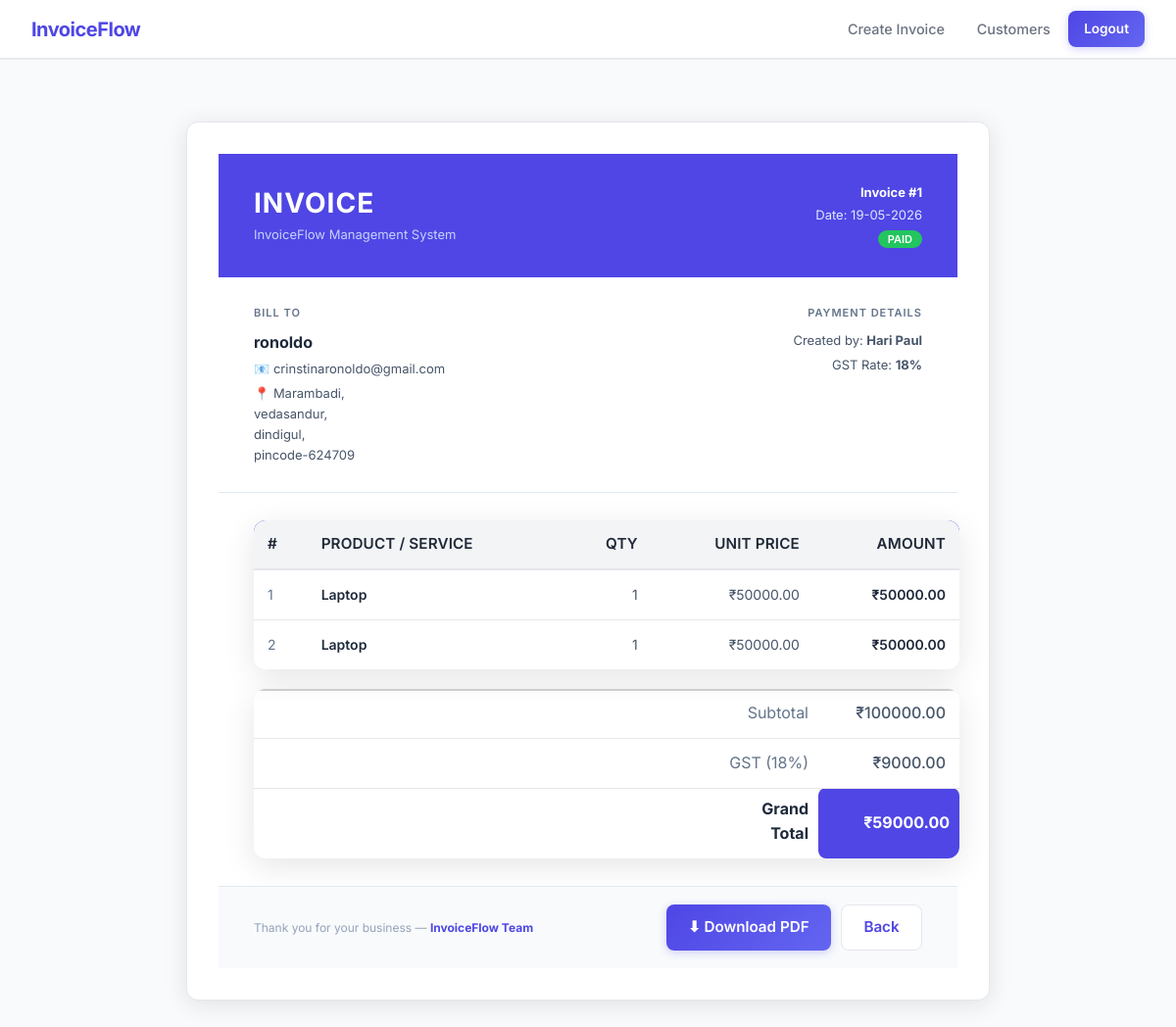
Page /invoice/1 (signed in) on the committed database.
### tables this page shows
CREATE TABLE invoices (
            id INTEGER PRIMARY KEY AUTOINCREMENT,
            customer_id INTEGER,
            product_id INTEGER,
            customer TEXT NOT NULL,
            product TEXT NOT NULL,
            quantity INTEGER NOT NULL,
            price REAL NOT NULL,
            total REAL NOT NULL,
            date TEXT NOT NULL,
            created_by TEXT, customer_email TEXT DEFAULT "", customer_address TEXT DEFAULT "", gst_rate REAL DEFAULT 0.18, gst_amount REAL DEFAULT 0, last_updated TEXT DEFAULT '',
            FOREIGN KEY (customer_id) REFERENCES users (id),
            FOREIGN KEY (product_id) REFERENCES products (id)
        );

CREATE TABLE invoice_items (
            id         INTEGER PRIMARY KEY AUTOINCREMENT,
            invoice_id INTEGER NOT NULL,
            product_id INTEGER,
            product    TEXT NOT NULL,
            quantity   INTEGER NOT NULL,
            price      REAL NOT NULL,
            gst_rate   REAL NOT NULL DEFAULT 0.18,
            line_total REAL NOT NULL,
            FOREIGN KEY(invoice_id) REFERENCES invoices(id) ON DELETE CASCADE
        );

### app.py (the view, shortened to what this page needs)
@app.route('/invoice/<int:invoice_id>')
def view_invoice(invoice_id):
    if not session.get('username'):
        return redirect(url_for('home'))
    conn = get_db_connection()
    invoice = conn.execute('SELECT * FROM invoices WHERE id = ?', (invoice_id,)).fetchone()
    items = conn.execute(
        'SELECT * FROM invoice_items WHERE invoice_id = ? ORDER BY id', (invoice_id,)
    ).fetchall()
    conn.close()
    return render_template('invoice.html', invoice=dict(invoice), items=[dict(r) for r in items])

### app.py (called while the page is built)
def get_db_connection():
    connection = sqlite3.connect(DATABASE)
    connection.row_factory = sqlite3.Row
    return connection

### templates/invoice.html (shortened to what this page needs)
{% extends "base.html" %}
{% block content %}
{% set subtotal = items | sum(attribute='line_total') if items else (invoice['quantity'] * invoice['price']) %}
{% set gst_rate = invoice['gst_rate'] if invoice['gst_rate'] else 0.18 %}
{% set gst_amount = invoice['gst_amount'] if invoice['gst_amount'] else subtotal * gst_rate %}
{% set grand_total = invoice['total'] %}
<div class="invoice-container" style="max-width:820px;margin:2rem auto;background:#fff;border-radius:12px;box-shadow:0 4px 24px rgba(0,0,0,.10);overflow:hidden;">
    <div style="background:#4f46e5;padding:28px 36px;display:flex;justify-content:space-between;align-items:center;">
        <div>
            <h1 style="margin:0;color:#fff;font-size:28px;letter-spacing:1px;">INVOICE</h1>
            <p style="margin:4px 0 0;color:#c7d2fe;font-size:13px;">InvoiceFlow Management System</p>
        </div>
        <div style="text-align:right;color:#e0e7ff;font-size:13px;line-height:1.8;">
            <div><strong style="color:#fff;">Invoice #{{ invoice['id'] }}</strong></div>
            <div>Date: {{ invoice['date'] }}</div>
            <div><span style="background:#22c55e;color:#fff;padding:2px 10px;border-radius:999px;font-size:11px;font-weight:600;">PAID</span></div>
        </div>
    </div>
    <div style="display:grid;grid-template-columns:1fr 1fr;gap:24px;padding:28px 36px;border-bottom:1px solid #e2e8f0;">
        <div>
            <p style="margin:0 0 8px;font-size:11px;text-transform:uppercase;letter-spacing:1px;color:#64748b;font-weight:600;">Bill To</p>
            <p style="margin:0 0 4px;font-size:16px;font-weight:700;color:#1e293b;">{{ invoice['customer'] }}</p>
            {% if invoice['customer_email'] %}
            <p style="margin:0 0 4px;font-size:13px;color:#475569;">📧 {{ invoice['customer_email'] }}</p>
            {% endif %}
            {% if invoice['customer_address'] %}
            <p style="margin:0;font-size:13px;color:#475569;white-space:pre-line;">📍 {{ invoice['customer_address'] }}</p>
            {% endif %}
        </div>
        <div style="text-align:right;">
            <p style="margin:0 0 8px;font-size:11px;text-transform:uppercase;letter-spacing:1px;color:#64748b;font-weight:600;">Payment Details</p>
            <p style="margin:0 0 4px;font-size:13px;color:#475569;">Created by: <strong>{{ invoice['created_by'] or 'System' }}</strong></p>
            <p style="margin:0;font-size:13px;color:#475569;">GST Rate: <strong>{{ (gst_rate * 100)|int }}%</strong></p>
        </div>
    </div>
    <div style="padding:28px 36px 0;">
        <table style="width:100%;border-collapse:collapse;font-size:14px;">
            <thead>
                <tr style="background:#4f46e5;color:#fff;">
                    <th style="padding:12px 14px;text-align:left;border-radius:6px 0 0 0;">#</th>
                    <th style="padding:12px 14px;text-align:left;">Product / Service</th>
                    <th style="padding:12px 14px;text-align:right;">Qty</th>
                    <th style="padding:12px 14px;text-align:right;">Unit Price</th>
                    <th style="padding:12px 14px;text-align:right;border-radius:0 6px 0 0;">Amount</th>
                </tr>
            </thead>
            <tbody>
                {% if items %}
                    {% for item in items %}
                    <tr class="{% if loop.index is odd %}inv-row-odd{% else %}inv-row-even{% endif %}">
                        <td style="padding:14px;color:#64748b;">{{ loop.index }}</td>
                        <td style="padding:14px;font-weight:600;color:#1e293b;">{{ item['product'] }}</td>
                        <td style="padding:14px;text-align:right;color:#475569;">{{ item['quantity'] }}</td>
                        <td style="padding:14px;text-align:right;color:#475569;">₹{{ "%.2f"|format(item['price']) }}</td>
                        <td style="padding:14px;text-align:right;font-weight:600;color:#1e293b;">₹{{ "%.2f"|format(item['line_total']) }}</td>
                    </tr>
                    {% endfor %}
                {% endif %}
            </tbody>
        </table>
    </div>
    <div style="padding:0 36px 28px;">
        <table style="width:100%; margin-top:20px; border-collapse:collapse;">
            <tr style="border-top:2px solid #ccc;">
                <td style="width:10%;"></td>
                <td style="width:40%;"></td>
                <td style="width:15%;"></td>
                <td style="width:15%; text-align:right; padding-right:10px; color:#64748b; padding-top:10px;">
                    Subtotal
                </td>
                <td style="width:20%; text-align:right; color:#475569; font-weight:500; padding-top:10px; padding-right:14px;">
                    ₹{{ "%.2f"|format(subtotal) }}
                </td>
            </tr>
            <tr>
                <td></td>
                <td></td>
                <td></td>
                <td style="text-align:right; padding-right:10px; color:#64748b; padding-top:4px; padding-bottom:4px;">
                    GST ({{ (gst_rate * 100)|int }}%)
                </td>
                <td style="text-align:right; color:#475569; font-weight:500; padding-right:14px;">
                    ₹{{ "%.2f"|format(gst_amount) }}
                </td>
            </tr>
            <tr>
                <td></td>
                <td></td>
                <td></td>
                <td style="text-align:right; font-weight:bold; padding-right:10px; color:#1e293b; padding-top:8px;">
                    Grand Total
                </td>
                <td style="text-align:right; font-weight:bold;
                           background:#4f46e5; color:white;
                           padding:10px; border-radius:8px;">
                    ₹{{ "%.2f"|format(grand_total) }}
                </td>
            </tr>
        </table>
    </div>
    <div style="background:#f8fafc;padding:18px 36px;border-top:1px solid #e2e8f0;display:flex;justify-content:space-between;align-items:center;">
        <p style="margin:0;font-size:12px;color:#94a3b8;">Thank you for your business — <strong style="color:#4f46e5;">InvoiceFlow Team</strong></p>
        <div style="display:flex;gap:10px;">
            <a href="{{ url_for('download_invoice', invoice_id=invoice['id']) }}" class="button">⬇ Download PDF</a>
            <a href="javascript:history.back()" class="button secondary">Back</a>
        </div>
    </div>
</div>
{% endblock %}

### static/style.css (style rules this page uses)
:root { --bg-primary: #f8fafc; --bg-secondary: #ffffff; --primary-color: #4f46e5; --primary-hover: #4338ca; --secondary-color: #6366f1; --text-primary: #1f2937; --text-secondary: #6b7280; --text-light: #9ca3af; --border-color: #e5e7eb; --border-light: #f3f4f6; --success-color: #10b981; --danger-color: #ef4444; --warning-color: #f59e0b; --card-shadow: 0 2px 8px rgba(0,0,0,0.08); --card-shadow-hover: 0 4px 16px rgba(0, 0, 0, 0.12); --radius: 10px; }
* { box-sizing: border-box; margin: 0; padding: 0; }
html { scroll-behavior: smooth; }
body { font-family: 'Inter', -apple-system, BlinkMacSystemFont, 'Segoe UI', sans-serif; background-color: var(--bg-primary); color: var(--text-primary); min-height: 100vh; line-height: 1.6; -webkit-font-smoothing: antialiased; }
.button, button, input[type="submit"] { padding: 0.65rem 1.4rem; border: none; border-radius: 8px; font-size: 0.95rem; font-family: inherit; font-weight: 600; cursor: pointer; transition: all 0.18s ease; text-decoration: none; display: inline-flex; align-items: center; justify-content: center; gap: 0.5rem; white-space: nowrap; }
.button, input[type="submit"] { background: linear-gradient(135deg, var(--primary-color), var(--secondary-color)); color: white; box-shadow: 0 2px 8px rgba(79,70,229,.25); }
.button.secondary { background: var(--bg-secondary); color: var(--primary-color); border: 1.5px solid var(--border-color); box-shadow: none; }
table { width: 100%; border-collapse: collapse; text-align: left; }
thead { background-color: var(--bg-primary); border-bottom: 2px solid var(--border-color); }
th { padding: 1rem 1.5rem; font-weight: 600; color: var(--text-primary); font-size: 0.9rem; text-transform: uppercase; letter-spacing: 0.5px; }
td { padding: 1rem 1.5rem; border-bottom: 1px solid var(--border-light); color: var(--text-secondary); }
tbody tr { transition: background-color 0.2s ease; }
tbody tr:last-child td { border-bottom: none; }
.invoice-container { max-width: 800px; margin: 0 auto; background: var(--bg-secondary); padding: 2rem; border-radius: 12px; border: 1px solid var(--border-color); box-shadow: var(--card-shadow); }
table { width: 100%; border-collapse: collapse; min-width: 720px; border-radius: 12px; overflow: hidden; box-shadow: 0 8px 32px rgba(0, 0, 0, 0.1); }
thead { background: linear-gradient(135deg, #667eea 0%, #764ba2 100%); color: white; }
th, td { padding: 16px 14px; text-align: left; border-bottom: 1px solid rgba(255, 255, 255, 0.1); color: #334155; }
th { font-size: 0.95rem; letter-spacing: 0.01em; font-weight: 600; }
tbody tr:nth-child(even) { background: rgba(255, 255, 255, 0.05); }
tbody tr:nth-child(odd) { background: rgba(255, 255, 255, 0.02); }
.secondary { background: #f8fafc; color: #334155; border: 1px solid #e2e8f0; }
h1, h2, h3, h4 { font-family: 'Inter', -apple-system, sans-serif; font-weight: 700; line-height: 1.25; color: var(--text-primary); }
* { font-family: 'Inter', -apple-system, BlinkMacSystemFont, 'Segoe UI', sans-serif; }
h1, h2 { margin-bottom: 10px; font-weight: 700; color: var(--text-primary); }
table { width: 100%; border-collapse: collapse; }
th { text-align: left; padding: 12px 16px; background: #f3f4f6; font-weight: 600; color: var(--text-primary); border-bottom: 1px solid var(--border-color); }
td { padding: 12px 16px; border-bottom: 1px solid #e5e7eb; color: var(--text-secondary); }

### templates/invoice.html (style rules this page uses)
.inv-row-odd { background: #f8fafc; }
.inv-row-even { background: #ffffff; }

### rows in the picture
invoices: id "1", date "19-05-2026", customer "ronoldo", customer_email "crinstinaronoldo@gmail.com", customer_address "Marambadi, vedasandur, dindigul, pincode-624709", created_by "Hari Paul", (gst_rate*100)|int "18", gst_amount "9000.00", total "59000.00"
invoice_items: product "Laptop", quantity "1", price "50000.00", line_total "50000.00"
invoice_items: product "Laptop", quantity "1", price "50000.00", line_total "50000.00"

### other values in the picture
{{ "%.2f"|format(subtotal) }} "100000.00"
